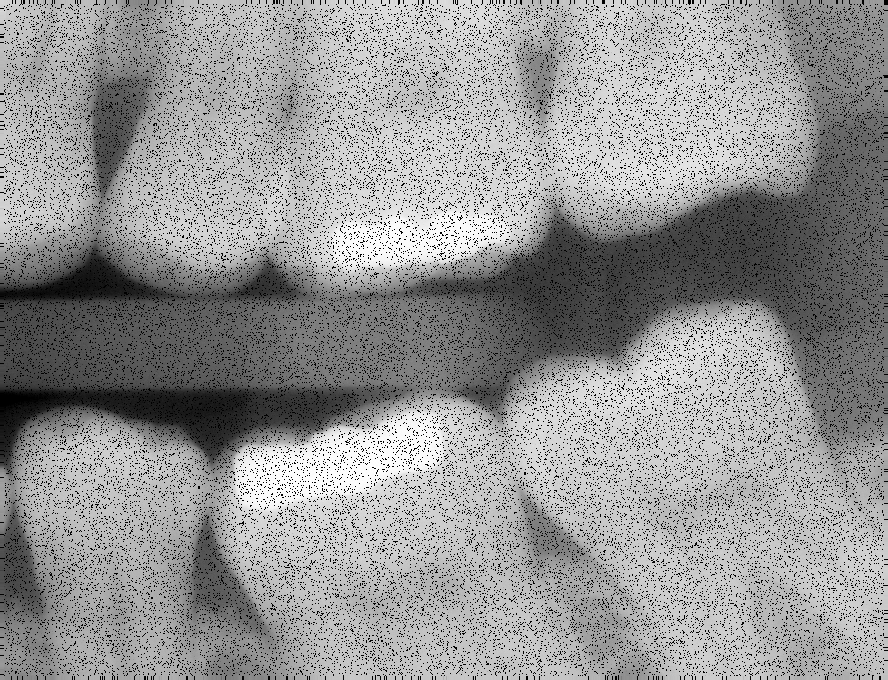
%> input picture Lab-4/assets/fillings.tif, 888 x 680 px
$ octave challenge1.m   (GNU Octave 9; MATLAB toolbox functions it lacks are replaced by stand-ins)
%> lines starting %> are read from the running program, lines starting %| are printed output that depends on the picture; in (x1, y1, x2, y2) boxes, pixels count from 0 and x2, y2 are one past the last pixel; in counts of white or black regions, pixels touching at a corner belong together; the program's own positions count from 1
% challenges 1 - fillings

f = imread('assets/fillings.tif');
%> f is the input picture: size 680x888 uint8; min 0, max 255, mean 150.1
fc = imcomplement(f);
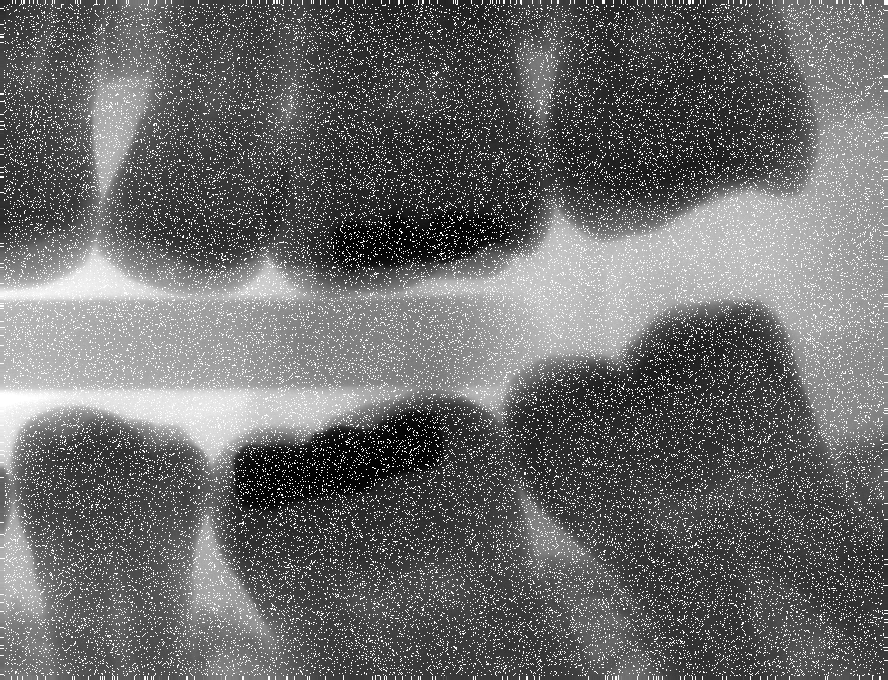
%> fc: size 680x888 uint8; min 0, max 255, mean 104.9

% Reduce the noise
% working on reversed image
SE = strel('disk', 2);
g = imerode(fc, SE);
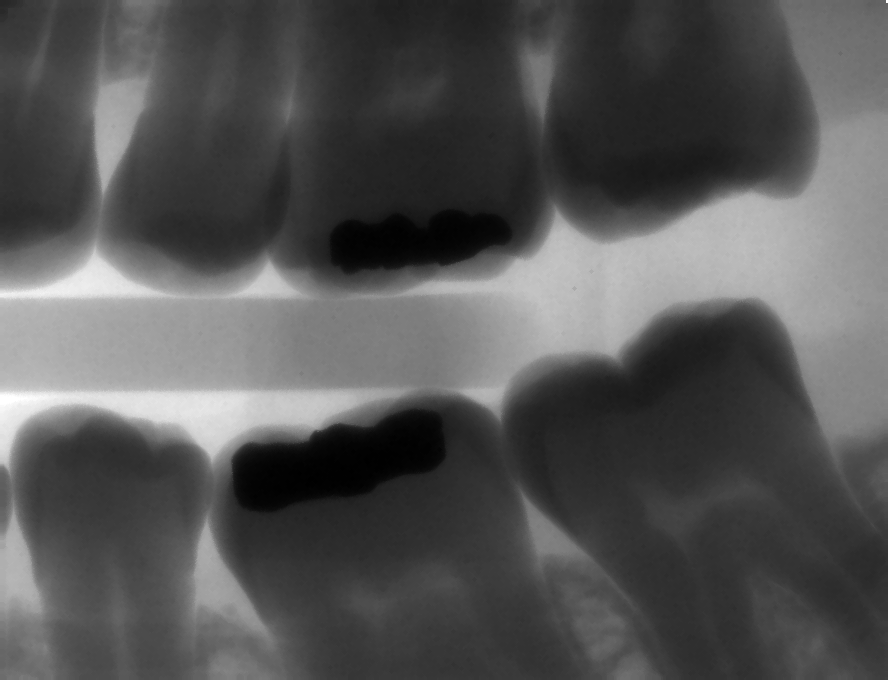
%> g: size 680x888 uint8; min 0, max 255, mean 84.6
fr = imreconstruct(g, fc);
fr = imcomplement(fr);
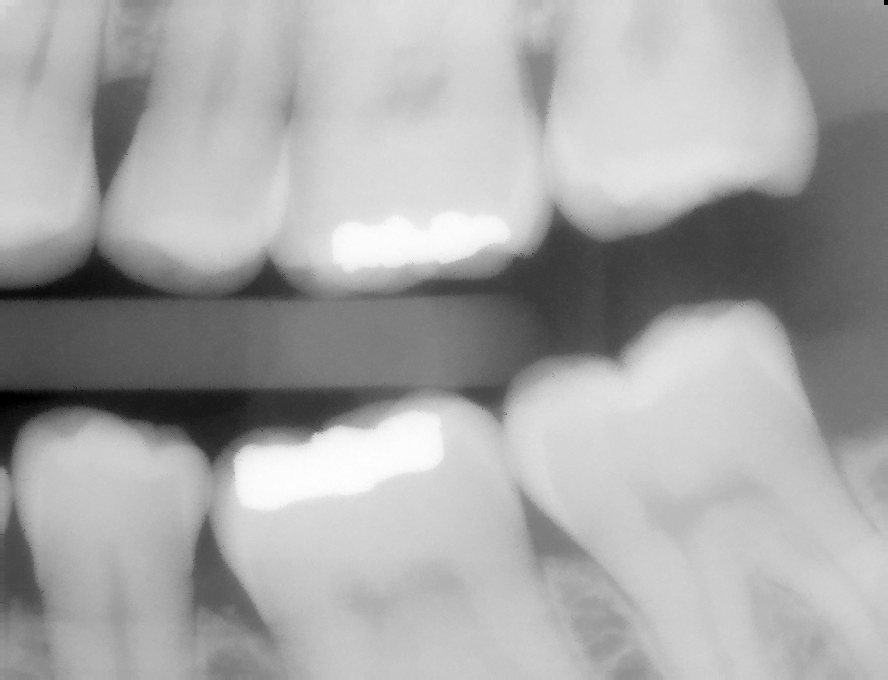
%> fr: size 680x888 uint8; min 0, max 255, mean 166.7

imhist(fr);
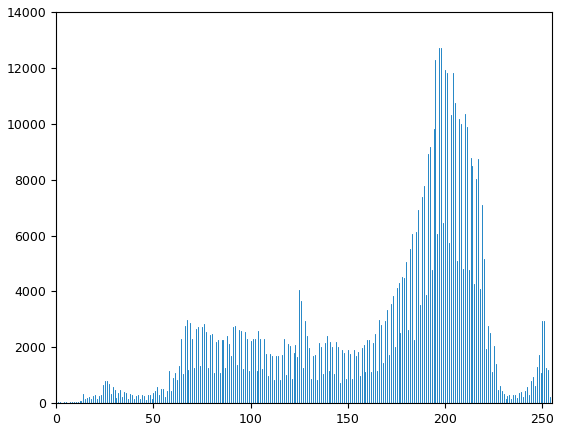
%> figure redrawn from the program's plot data; highest point at x = 198, y = 12704

% manual level based on histogram
level = 0.9;
BW = imbinarize(fr, level);
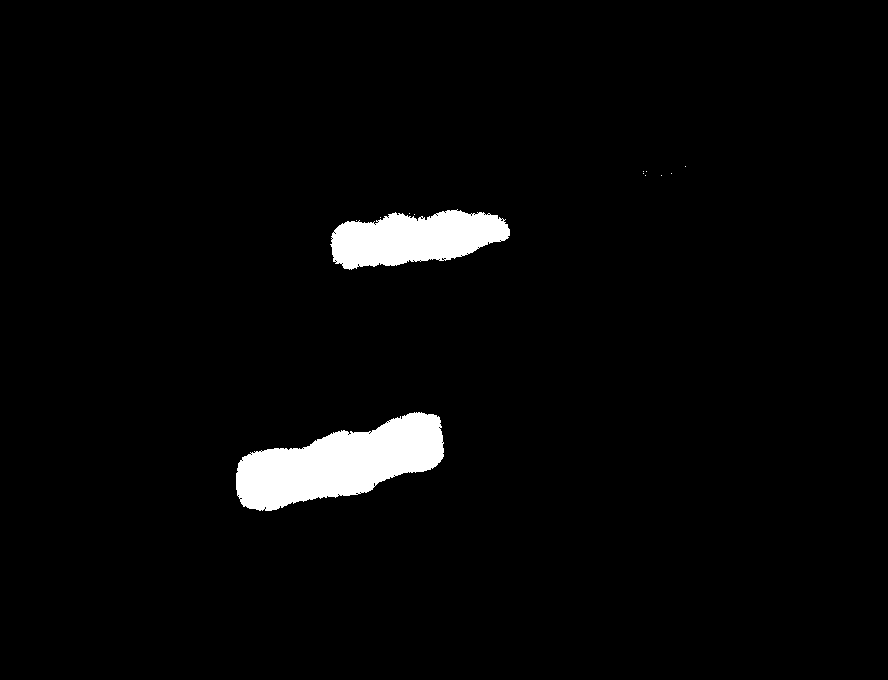
%> BW: size 680x888 logical; 3.2% white; 13 white regions (11 under 20 px), largest, box (x1, y1, x2, y2) and area: (236, 412, 444, 511) 11842, (330, 209, 510, 270) 7376

% clean isolated pixels
BW = bwmorph(BW, 'clean');

% connected parts
CC = bwconncomp(BW);
%> CC = 2 connected components
FN = CC.NumObjects;
%> FN = 2
FS = cellfun(@numel, CC.PixelIdxList);
%> FS = [11842 7376]

figure;
montage({f, fr, BW}, 'Size', [1 3])
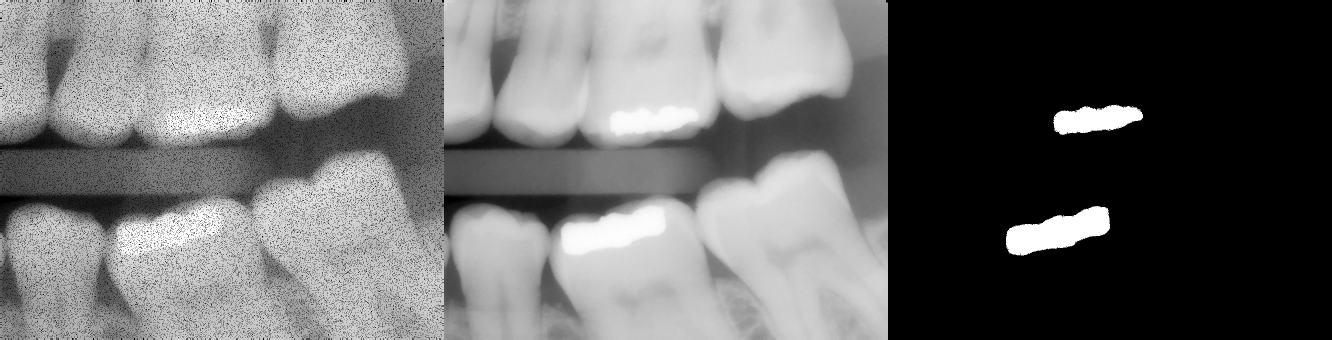
%> displayed picture: size 680x2664, on the screen's scale of 0 to 255 (shown at 1/2 size); min 0, max 255, mean 108.3

fprintf('Number of fillings: %d\n', FN);
%| Number of fillings: 2
disp('Size of each filling (pixels):');
disp(FS);
%|    11842    7376

$ run again, with Lab-4/assets/fingerprint.tif copied over Lab-4/assets/fillings.tif
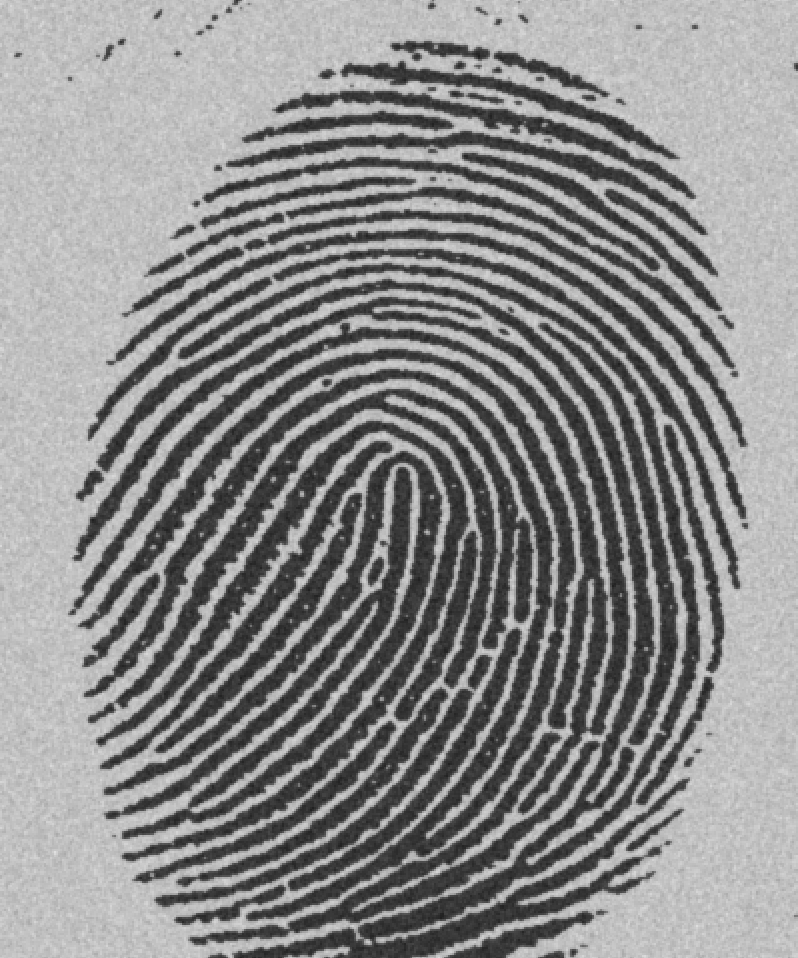
%> input picture Lab-4/assets/fingerprint.tif, 798 x 958 px
%> f is the input picture: size 958x798 uint8; min 29, max 224, mean 140
%> `imhist(fr);`:
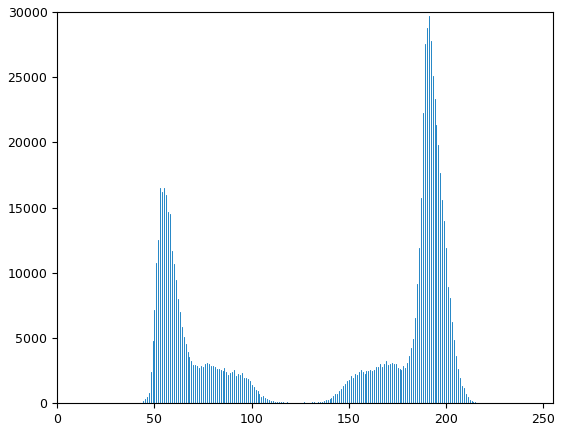
%> figure redrawn from the program's plot data; highest point at x = 191, y = 29674
%> BW: size 958x798 logical; every value is 0
%> CC = 0 connected components
%> FN = 0
%> FS = []
%> `montage({f, fr, BW}, 'Size', [1 3])`:
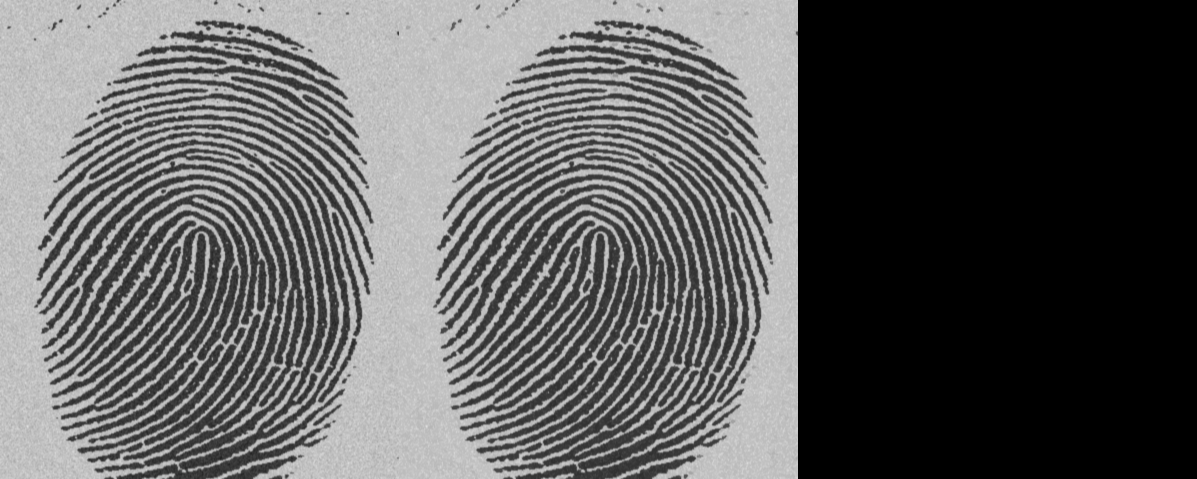
%> displayed picture: size 958x2394, on the screen's scale of 0 to 255 (shown at 1/2 size); min 0, max 224, mean 93.6
%| Number of fillings: 0
%| [](1x0)
